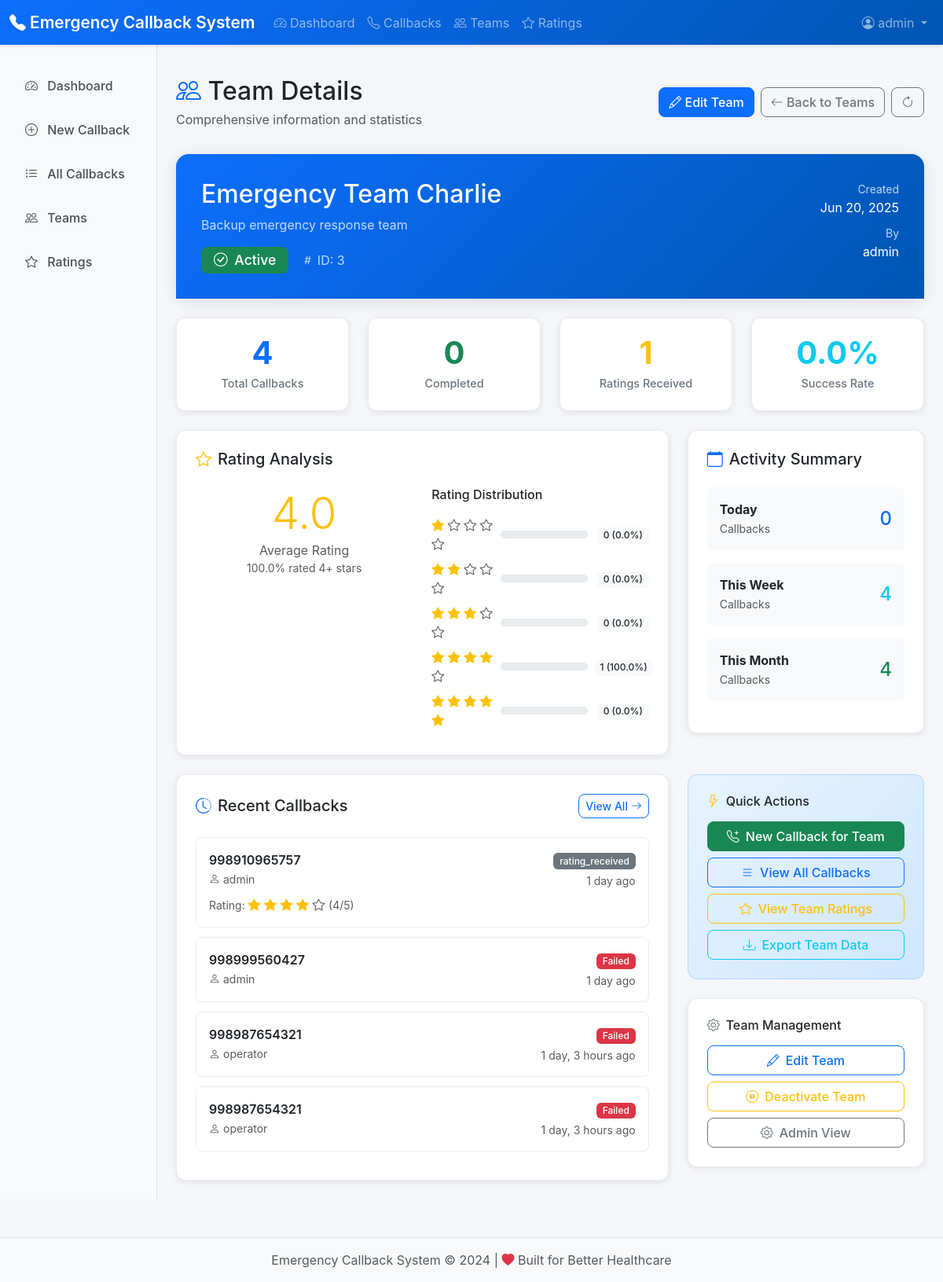
The page /teams/3/ (signed in) on the database as committed earlier.
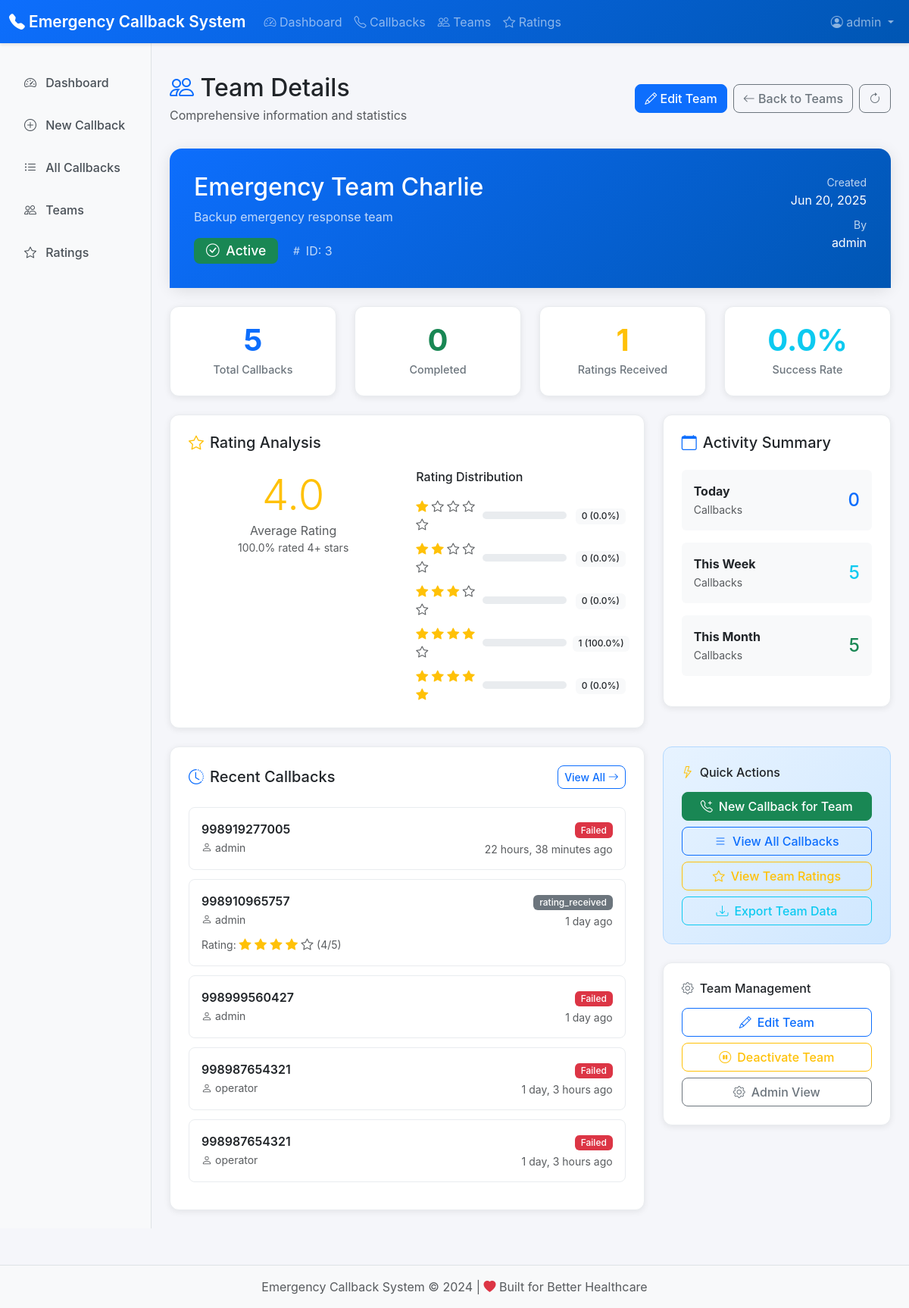
The same page on the database as committed later.
### callbacks/models.py (models this page shows, shortened)
class CallbackRequest(models.Model):
    phone_number = models.CharField(max_length=20)
    team = models.ForeignKey(Team, on_delete=models.CASCADE)
    status = models.CharField(max_length=20, choices=CallStatus.choices, default=CallStatus.PENDING)
    call_id = models.UUIDField(unique=True, null=True, blank=True)
    uniqueid = models.CharField(max_length=100, null=True, blank=True)
    channel = models.CharField(max_length=100, null=True, blank=True)
    created_at = models.DateTimeField(auto_now_add=True)
    call_started_at = models.DateTimeField(null=True, blank=True)
    call_ended_at = models.DateTimeField(null=True, blank=True)
    call_duration = models.IntegerField(null=True, blank=True, help_text="Duration in seconds")
    error_message = models.TextField(null=True, blank=True)
    transferred = models.BooleanField(default=False)
    additional_questions = models.BooleanField(null=True, blank=True)
    requested_by = models.ForeignKey(User, on_delete=models.CASCADE)
    @property
    def has_rating(self):
        return hasattr(self, 'rating')
    class Meta:
        ordering = ['-created_at']

class Rating(models.Model):
    RATING_CHOICES = [
        (1, '1 Star'),
        (2, '2 Stars'),
        (3, '3 Stars'),
        (4, '4 Stars'),
        (5, '5 Stars'),
    ]
    callback_request = models.OneToOneField(CallbackRequest, on_delete=models.CASCADE)
    rating = models.IntegerField(choices=RATING_CHOICES)
    timestamp = models.DateTimeField(auto_now_add=True)
    phone_number = models.CharField(max_length=20)
    team = models.ForeignKey(Team, on_delete=models.CASCADE)
    date = models.DateField(auto_now_add=True)
    class Meta:
        ordering = ['-timestamp']

### users/models.py (models this page shows, shortened)
class User(AbstractUser):
    pass

### teams/views.py (the view)
# urls.py: path('<int:pk>/', views.team_detail, name='detail'),
@login_required
def team_detail(request, pk):
    team = get_object_or_404(Team, pk=pk)
    from callbacks.models import CallbackRequest, Rating, CallStatus
    callbacks = CallbackRequest.objects.filter(team=team)
    total_callbacks = callbacks.count()
    completed_callbacks = callbacks.filter(status=CallStatus.COMPLETED).count()
    failed_callbacks = callbacks.filter(status=CallStatus.FAILED).count()
    pending_callbacks = callbacks.filter(
        status__in=[CallStatus.PENDING, CallStatus.DIALING, CallStatus.CONNECTING]
    ).count()
    ratings = Rating.objects.filter(team=team)
    total_ratings = ratings.count()
    avg_rating = ratings.aggregate(Avg('rating'))['rating__avg'] or 0
    rating_distribution = []
    for i in range(1, 6):
        count = ratings.filter(rating=i).count()
        percentage = (count / total_ratings * 100) if total_ratings > 0 else 0
        rating_distribution.append({
            'rating': i,
            'count': count,
            'percentage': round(percentage, 1)
        })
    success_rate = 0
    if total_callbacks > 0:
        success_rate = round((completed_callbacks / total_callbacks) * 100, 1)
    recent_callbacks = callbacks.select_related('requested_by').order_by('-created_at')[:10]
    today = timezone.now().date()
    week_ago = today - timedelta(days=7)
    month_ago = today - timedelta(days=30)
    today_callbacks = callbacks.filter(created_at__date=today).count()
    week_callbacks = callbacks.filter(created_at__date__gte=week_ago).count()
    month_callbacks = callbacks.filter(created_at__date__gte=month_ago).count()
    good_ratings = ratings.filter(rating__gte=4).count()
    good_rating_percentage = (good_ratings / total_ratings * 100) if total_ratings > 0 else 0
    context = {
        'team': team,
        'total_callbacks': total_callbacks,
        'completed_callbacks': completed_callbacks,
        'failed_callbacks': failed_callbacks,
        'pending_callbacks': pending_callbacks,
        'total_ratings': total_ratings,
        'avg_rating': round(avg_rating, 1),
        'rating_distribution': rating_distribution,
        'success_rate': success_rate,
        'recent_callbacks': recent_callbacks,
        'today_callbacks': today_callbacks,
        'week_callbacks': week_callbacks,
        'month_callbacks': month_callbacks,
        'good_rating_percentage': round(good_rating_percentage, 1),
    }
    return render(request, 'teams/detail.html', context)

### templates/teams/detail.html (shortened to what the changed rows need)
{% extends 'base.html' %}
{% block content %}
<div class="d-flex justify-content-between flex-wrap flex-md-nowrap align-items-center pt-3 pb-2 mb-4">
    <div>
        <h1 class="h2 mb-1">
            <i class="bi bi-people text-primary"></i> Team Details
        </h1>
    </div>
</div>
<div class="card mb-4" style="border: none; box-shadow: 0 4px 20px rgba(0,0,0,0.1); border-radius: 16px;">
    <div class="team-header">
        <div class="d-flex justify-content-between align-items-start">
            <div>
                <h2 class="mb-2">{{ team.name }}</h2>
            </div>
        </div>
    </div>
</div>
<div class="row g-4 mb-4">
    <div class="col-lg-3 col-md-6">
        <div class="stat-card text-center">
            <div class="stat-number text-primary">{{ total_callbacks }}</div>
            <div class="stat-label">Total Callbacks</div>
        </div>
    </div>
</div>
<div class="row g-4 mb-4">
    <div class="col-lg-8">
        <div class="activity-card">
            {% if total_ratings > 0 %}
            <div class="row">
                <div class="col-md-6">
                    {% for dist in rating_distribution %}
                    <div class="d-flex align-items-center mb-2">
                        <div style="width: 80px;">
                            {% for i in "12345" %}
                                {% if forloop.counter <= dist.rating %}
                                    <i class="bi bi-star-fill text-warning"></i>
                                {% else %}
                                    <i class="bi bi-star text-muted"></i>
                                {% endif %}
                            {% endfor %}
                        </div>
                        <div class="flex-grow-1 mx-2">
                            <div class="rating-bar">
                            </div>
                        </div>
                        <div style="width: 70px; text-align: right;">
                            <span class="badge bg-light text-dark">{{ dist.count }} ({{ dist.percentage }}%)</span>
                        </div>
                    </div>
                    {% endfor %}
                </div>
            </div>
            {% else %}
            <div class="text-center py-4">
                <i class="bi bi-star display-4 text-muted"></i>
                <p class="text-muted mt-3">No ratings received yet</p>
            </div>
            {% endif %}
        </div>
    </div>
    <div class="col-lg-4">
        <div class="activity-card">
            <div class="d-flex justify-content-between align-items-center mb-3 p-3 bg-light rounded">
                <div>
                    <div class="fw-bold">This Week</div>
                    <small class="text-muted">Callbacks</small>
                </div>
                <div class="h4 text-info mb-0">{{ week_callbacks }}</div>
            </div>
            <div class="d-flex justify-content-between align-items-center mb-3 p-3 bg-light rounded">
                <div>
                    <div class="fw-bold">This Month</div>
                    <small class="text-muted">Callbacks</small>
                </div>
                <div class="h4 text-success mb-0">{{ month_callbacks }}</div>
            </div>
        </div>
    </div>
</div>
<div class="row g-4">
    <div class="col-lg-8">
        <div class="activity-card">
            {% if recent_callbacks %}
            {% for callback in recent_callbacks %}
            <div class="callback-item">
                <div class="d-flex justify-content-between align-items-start">
                    <div>
                        <div class="fw-semibold">{{ callback.phone_number }}</div>
                        <small class="text-muted">
                            <i class="bi bi-person me-1"></i>{{ callback.requested_by.username }}
                        </small>
                    </div>
                    <div class="text-end">
                        <span class="badge
                            {% if callback.status == 'completed' %}bg-success
                            {% elif callback.status == 'failed' %}bg-danger
                            {% elif callback.status == 'pending' %}bg-warning
                            {% else %}bg-secondary
                            {% endif %}">
                            {{ callback.get_status_display }}
                        </span>
                        <div class="small text-muted mt-1">{{ callback.created_at|timesince }} ago</div>
                    </div>
                </div>
                {% if callback.has_rating %}
                <div class="mt-2">
                    <small class="text-muted">Rating: </small>
                    {% for i in "12345" %}
                        {% if forloop.counter <= callback.rating.rating %}
                            <i class="bi bi-star-fill text-warning"></i>
                        {% else %}
                            <i class="bi bi-star text-muted"></i>
                        {% endif %}
                    {% endfor %}
                    <span class="small text-muted">({{ callback.rating.rating }}/5)</span>
                </div>
                {% endif %}
            </div>
            {% endfor %}
            {% endif %}
        </div>
    </div>
</div>
{% endblock %}

Rows that differ between the two databases and show on the page:
added CallbackRequest: phone_number "998919277005", requested_by.username "admin", status "Failed", created_at "22 hours, 38 minutes"
Other text that changed with them:
{{ total_callbacks }}: "4" → "5"
{{ week_callbacks }}: "4" → "5"
{{ month_callbacks }}: "4" → "5"
